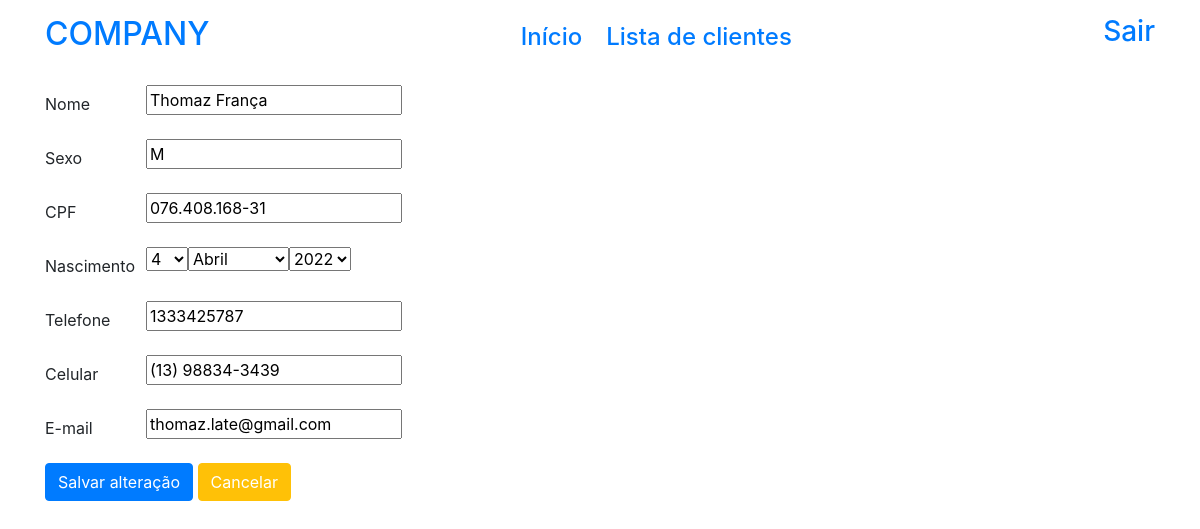
Before: /cliente/4 (signed in) with the older database file.
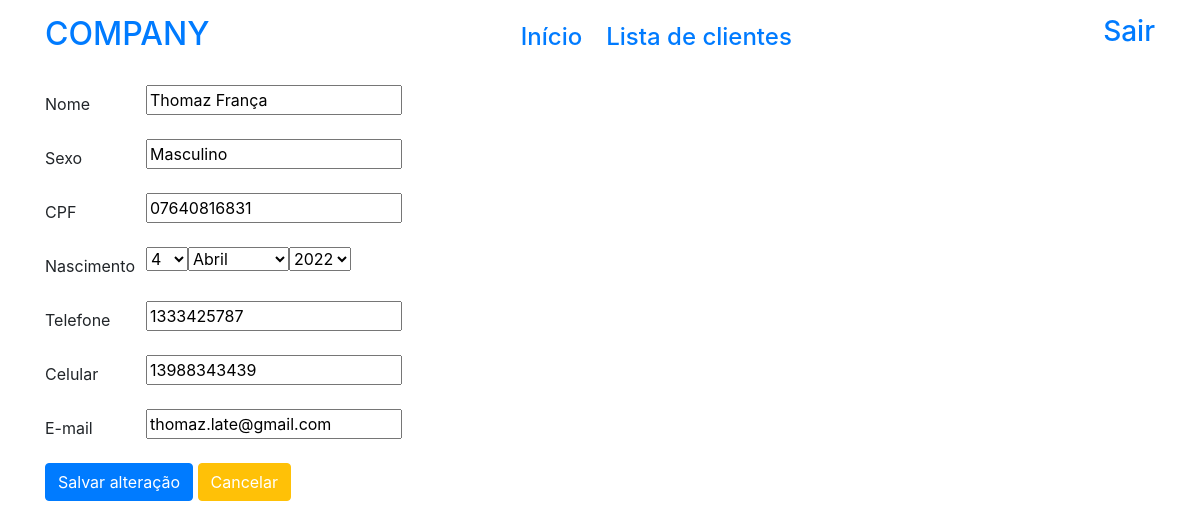
After: the same page with the newer database file.
### core/models.py (models this page shows, shortened)
class Cliente(models.Model):
    nome = models.CharField('Nome', max_length=50)
    sexo = models.CharField('Sexo', max_length=15)
    cpf = models.CharField('CPF', max_length=11)
    nasc = models.DateField('Nascimento')
    telefone = models.CharField('Telefone', max_length=10)
    celular = models.CharField('Celular', max_length=11)
    email = models.EmailField('E-mail', default=None)
    class Meta:
        verbose_name = ('Cliente')
        verbose_name_plural = ('Clientes')

### core/views.py (the view)
# urls.py: path('cliente/<int:pk>', up_date, name='cliente'),
@login_required()
def up_date(request, pk):
    upd = get_object_or_404(Cliente, id=pk)
    forms = ClienteForm(request.POST or None, instance=upd)
    if forms.is_valid():
        forms.save()
        return redirect('lista')
    context = {
        'forms': forms
    }
    return render(request, 'cliente.html', context)

### core/forms.py
class ClienteForm(forms.ModelForm):
    nome = forms.CharField(max_length=50)
    sexo = forms.CharField(max_length=15)
    cpf = forms.CharField(max_length=11)
    nasc = forms.DateField(widget=forms.SelectDateWidget)
    telefone = forms.CharField(max_length=10)
    celular = forms.CharField(max_length=11)
    email = forms.EmailField()
    class Meta:
        model = Cliente
        fields = ['nome', 'sexo', 'cpf', 'nasc', 'telefone', 'celular', 'email']

### core/templates/cliente.html (shortened to what this page needs)
{% load static %}
{% load bootstrap4 %}
<!DOCTYPE html>
<html lang="pt-br" xmlns="http://www.w3.org/1999/html">
<head>
	<link rel="stylesheet" href="{% static 'css/estilo_cadastro.css' %}">
	{% bootstrap_css %}
</head>
<body>
	<div class="container">
		<header>
			<div class="topo">
				<div>
					<h2 class="logo"><a href="{% url 'home' %}"">COMPANY</a></h2>
				</div>
				<div class="d-flex mt-2">
					<a href="{% url 'home' %}" class="mr-4"><h4>Início</h4></a>
					<a href="{% url 'lista' %}"><h4>Lista de clientes</h4></a>
				</div>
				<div>
					<h3><a href="/accounts/logout">Sair</a></h3>
				</div>
			</div>
		</header>
            <div class="mt-4">
                <form method="post" action="" class="form">
                    <div class="form-group row">
                        <label for="id_nome"class="col-sm-2 col-form-label">Nome</label>
                        <div>
                            {{ forms.nome }}
                        </div>
                    </div>
                    <div class="form-group row">
                        <label for="id_sexo" class="col-sm-2 col-form-label">Sexo</label>
                        <div>
                            {{ forms.sexo }}
                        </div>
                    </div>
                    <div class="form-group row">
                        <label for="id_cpf" class="col-sm-2 col-form-label">CPF</label>
                        <div>
                            {{forms.cpf}}
                        </div>
                    </div>
                    <div class="form-group row">
                        <label for="id_nasc" class="col-sm-2 col-form-label">Nascimento</label>
                        <div>
                            {{ forms.nasc }}
                        </div>
                    </div>
                    <div class="form-group row">
                        <label for="id_telefone" class="col-sm-2 col-form-label">Telefone</label>
                        <div>
                            {{forms.telefone}}
                        </div>
                    </div>
                    <div class="form-group row">
                        <label for="id_celular" class="col-sm-2 col-form-label">Celular</label>
                        <div>
                            {{forms.celular}}
                        </div>
                    </div>
                    <div class="form-group row">
                        <label for="id_email" class="col-sm-2 col-form-label">E-mail</label>
                        <div>
                            {{forms.email}}
                        </div>
                    </div>
                        <button type="submit" class="btn btn-primary mb-4">Salvar alteração</button>
                        <button type="button" class="btn btn-warning mb-4"><a class="text-white" href="{% url 'lista' %}">Cancelar</a></button>
                    </form>
            </div>
    </div>
</body>
</html>

Changed rows visible on the page:
changed Cliente "Thomaz França": sexo "M" → "Masculino"; cpf "076.408.168-31" → "07640816831"; celular "(13) 98834-3439" → "13988343439"
